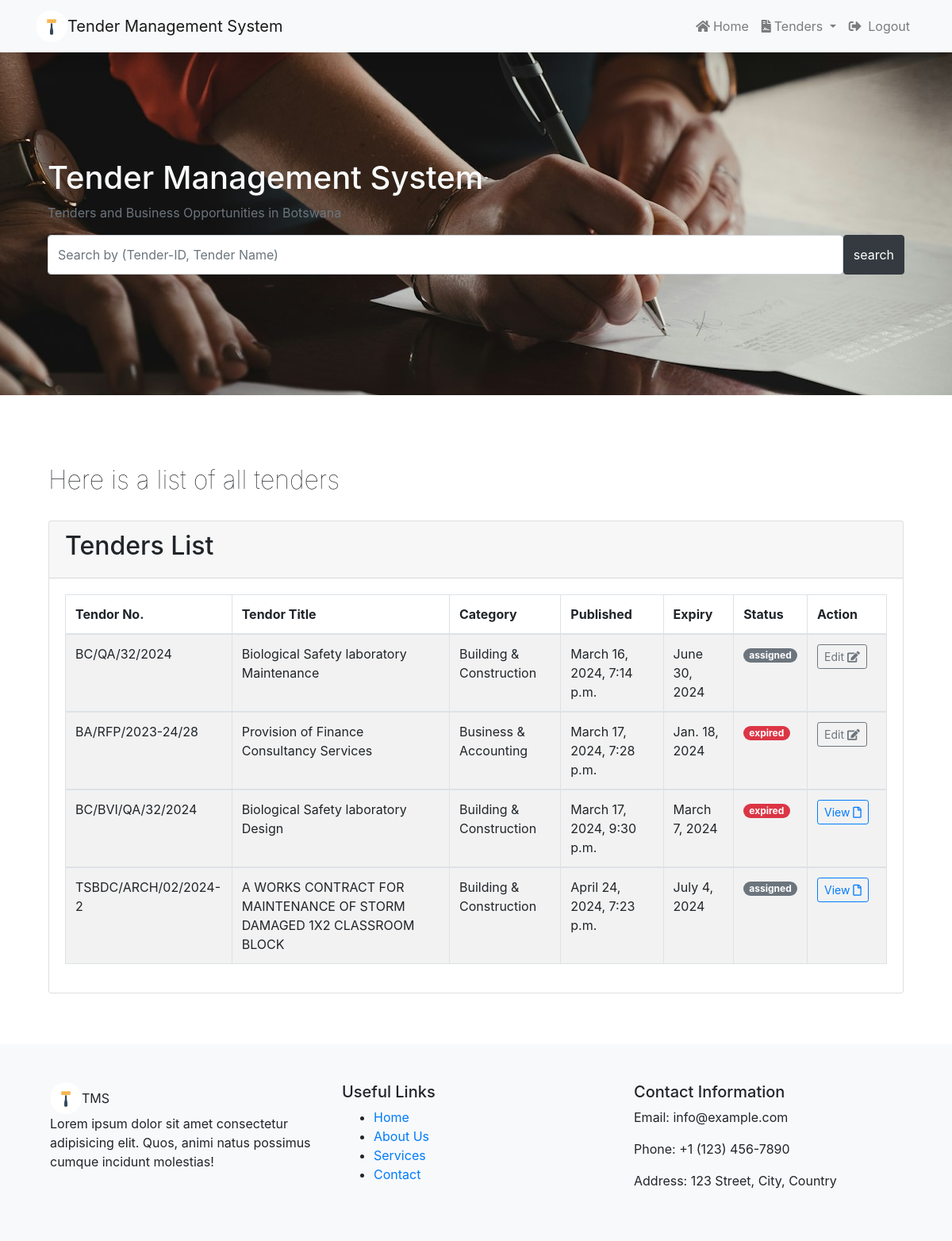
Screenshot of /tenders/ (signed in) with the database file from the repository.
### tender/models.py (models this page shows, shortened)
class Tender(models.Model):
    status_choices = [
        ('assigned', 'Assigned'),
        ('available', 'Available'),
        ('expired', 'Expired'),
    ]
    tender_no = models.CharField(max_length=20, unique=True)
    title = models.CharField(max_length=200)
    description = models.TextField()
    category = models.ForeignKey(Category, on_delete=models.DO_NOTHING)
    location = models.CharField(max_length=100)
    created_at = models.DateTimeField(auto_now_add=True)
    updated_at = models.DateTimeField(auto_now=True)
    status = models.CharField(max_length=20, choices=status_choices, default='available')
    document = models.FileField(upload_to='tender_documents/')
    publisher = models.ForeignKey(User, on_delete=models.PROTECT,related_name='owned_tenders')
    winner = models.ForeignKey(User, on_delete=models.PROTECT, null=True, blank=True, related_name='won_tenders')
    watchers = models.ManyToManyField(User, related_name='watchlist', blank=True)
    due_date = models.DateField()

class Category(models.Model):
    name = models.CharField(max_length=100)
    icon = models.CharField(max_length=100)

### tender/views.py (the view)
# urls.py: path('', views.tender_list, name='tenders'),
def tender_list(request):
    all_tenders = Tender.objects.all()
    context = {
        'Tenders': all_tenders
    }
    return render(request, 'tenders/tenders.html', context)

### templates/tenders/tenders.html (shortened to what this page needs)
{%extends 'base.html'%} {% block content%} {%if user.is_authenticated%}
{% include 'partials/search-bar.html'%}
<div class="container mt-4 p-3">
  <div class="container mt-5 mb-5 text-center">
    <div class="row">
      <div class="col-md-12 mb-4">
        <div class="title-wrap d-flex justify-content-between">
          <div class="title-box">
            <h2 class="title-a" style="font-weight: 100">
              Here is a list of all tenders
            </h2>
          </div>
        </div>
      </div>
      <div class="container">
        <div class="card">
          <div class="card-header text-left">
            <h2>Tenders List</h2>
          </div>
          <div class="card-body">
            <table class="table table-striped table-bordered nowrap text-left">
              <thead>
                <tr>
                  <th>Tendor No.</th>
                  <th>Tendor Title</th>
                  <th>Category</th>
                  <th>Published</th>
                  <th>Expiry</th>
                  <th>Status</th>
                  <th>Action</th>
                </tr>
              </thead>
              {% if Tenders %} {%for tender in Tenders%}
              <tbody>
                <td>{{tender.tender_no}}</td>
                <td>{{tender.title}}</td>
                <td>{{tender.category.name}}</td>
                <td>{{tender.created_at}}</td>
                <td>{{tender.due_date}}</td>
                {%if tender.status == 'available'%}
                <td>
                  <span class="badge badge-pill badge-success"
                    >{{tender.status}}</span
                  >
                </td>
                {%elif tender.status == 'assigned'%}
                <td>
                  <span class="badge badge-pill badge-secondary"
                    >{{tender.status}}</span
                  >
                </td>
                {%else%}
                <td>
                  <span class="badge badge-pill badge-danger"
                    >{{tender.status}}</span
                  >
                </td>
                {%endif%} {%if tender.publisher == user%}
                <td style="width: 100px">
                  <a
                    href="{% url 'edit-tender' tender.id %}"
                    class="btn btn-sm btn-outline-secondary"
                    >Edit <span class="fas fa-edit"></span>
                  </a>
                </td>
                {%else%}
                <td style="width: 100px">
                  <a
                    href="{% url 'tender' tender.id %}"
                    class="btn btn-sm btn-outline-primary"
                    >View
                    <span class="far fa-file"></span>
                  </a>
                </td>
                {%endif%} {%endfor%} {% endif%}
            </table>
          </div>
        </div>
      </div>
    </div>
  </div>
</div>
{%endif%} {%endblock%}

### templates/base.html (shortened to what this page needs)
{%load static%}
<!DOCTYPE html>
<html lang="en">
  <head>
    <link
      href="https://maxcdn.bootstrapcdn.com/bootstrap/4.5.2/css/bootstrap.min.css"
      rel="stylesheet"
    />
    <link
      href="https://cdnjs.cloudflare.com/ajax/libs/font-awesome/5.15.4/css/all.min.css"
      rel="stylesheet"
    />
    <link rel="stylesheet" href="{% static 'css/style.css' %}" />
  </head>
  <body>
    {% include 'partials/navbar.html' %}
    {% block content %} {% endblock %} {% include 'partials/alert.html' %}
    {% include 'partials/footer.html' %}
  </body>
</html>

### templates/partials/navbar.html (shortened to what this page needs)
{%load static%}
<nav class="navbar navbar-expand-lg navbar-light bg-light shadow fixed-top">
  <div class="container">
    <a class="navbar-brand" href="{% url 'index' %}">
      <div class="d-flex align-items-center">
        <div
          class="rounded-circle overflow-hidden"
          style="width: 40px; height: 40px"
        >
          <img
            src="{% static 'images/logo.png' %}"
            alt="Tender Management System Logo"
            class="w-100 h-100"
          />
        </div>
        Tender Management System
      </div>
    </a>
    <div class="collapse navbar-collapse" id="navbarNav">
      <ul class="navbar-nav ml-auto">
        {%if user.is_authenticated%}
         {% if not user.is_superuser %}
        <li class="nav-item">
          <a class="nav-link" href="{% url 'dashboard' %}"
            ><i class="fas fa-home mr-1"></i>Home</a
          >
        </li>
        <li class="nav-item dropdown">
          <a
            class="nav-link dropdown-toggle"
            href="#"
            id="navbarDropdown"
            role="button"
            data-toggle="dropdown"
            aria-haspopup="true"
            aria-expanded="false"
          >
            <i class="fas fa-file-contract mr-1"></i>Tenders
          </a>
        </li>
        {% endif %}
        <li class="nav-item">
          <a class="nav-link" href="{% url 'logout' %}"
            ><i class="fas fa-sign-out-alt mr-1"></i> Logout</a
          >
        </li>
        {%endif%}
      </ul>
    </div>
  </div>
</nav>

### templates/partials/search-bar.html (shortened to what this page needs)
<div
  id="dashboard-hero"
  class="d-flex align-items-center justify-content-center mt-5"
>
  <div class="container">
    <div class="col-md-12">
      <h1 class="text-light">Tender Management System</h1>
      <p class="text-muted">Tenders and Business Opportunities in Botswana</p>
    </div>
    <div class="col-md-12">
      <form method="POST" action="{% url 'search' %}">
        <div class="input-group">
          <input
            style="height: 50px"
            type="search"
            class="form-control rounded"
            placeholder="Search by (Tender-ID, Tender Name)"
            aria-label="Search"
            name="searchy"
            aria-describedby="search-addon"
          />
          <button type="submit" class="btn btn-dark">search</button>
        </div>
      </form>
    </div>
  </div>
</div>

### templates/partials/footer.html
{%load static%}
<footer class="footer bg-light p-5">
  <div class="container">
    <div class="row">
      <div class="col-md-4">
        <div class="d-flex align-items-center">
          <div
            class="rounded-circle overflow-hidden"
            style="width: 40px; height: 40px"
          >
            <img
              src="{% static 'images/logo.png' %}"
              alt="Tender Management System Logo"
              class="w-100 h-100"
            />
          </div>
          TMS
        </div>
        <p>
          Lorem ipsum dolor sit amet consectetur adipisicing elit. Quos, animi
          natus possimus cumque incidunt molestias!
        </p>
      </div>
      <div class="col-md-4">
        <div class="footer-links">
          <h5>Useful Links</h5>
          <ul>
            <li><a href="{% url 'index'%}">Home</a></li>
            <li><a href="{% url 'about'%}">About Us</a></li>
            <li><a href="#">Services</a></li>
            <li><a href="#">Contact</a></li>
          </ul>
        </div>
      </div>
      <div class="col-md-4">
        <h5>Contact Information</h5>
        <p>Email: info@example.com</p>
        <p>Phone: +1 (123) 456-7890</p>
        <p>Address: 123 Street, City, Country</p>
      </div>
    </div>
  </div>
</footer>

### static/css/style.css (style rules this page uses)
#dashboard-hero { background: url(../images/hero.jpg); background-repeat: no-repeat; background-position: center; z-index: 0; height: 450px; }

### rows the page displays
Tender: tender_no "BC/QA/32/2024", title "Biological Safety laboratory Maintenance", category.name "Building & Construction", created_at "March 16, 2024, 7:14 p.m.", due_date "June 30, 2024", status "assigned", shows "Edit"
Tender: tender_no "BA/RFP/2023-24/28", title "Provision of Finance Consultancy Services", category.name "Business & Accounting", created_at "March 17, 2024, 7:28 p.m.", due_date "Jan. 18, 2024", status "expired", shows "Edit"
Tender: tender_no "BC/BVI/QA/32/2024", title "Biological Safety laboratory Design", category.name "Building & Construction", created_at "March 17, 2024, 9:30 p.m.", due_date "March 7, 2024", status "expired", shows "View"
Tender: tender_no "TSBDC/ARCH/02/2024-2", title "A WORKS CONTRACT FOR MAINTENANCE OF STORM DAMAGED 1X2 CLASSROOM BLOCK", category.name "Building & Construction", created_at "April 24, 2024, 7:23 p.m.", due_date "July 4, 2024", status "assigned", shows "View"
